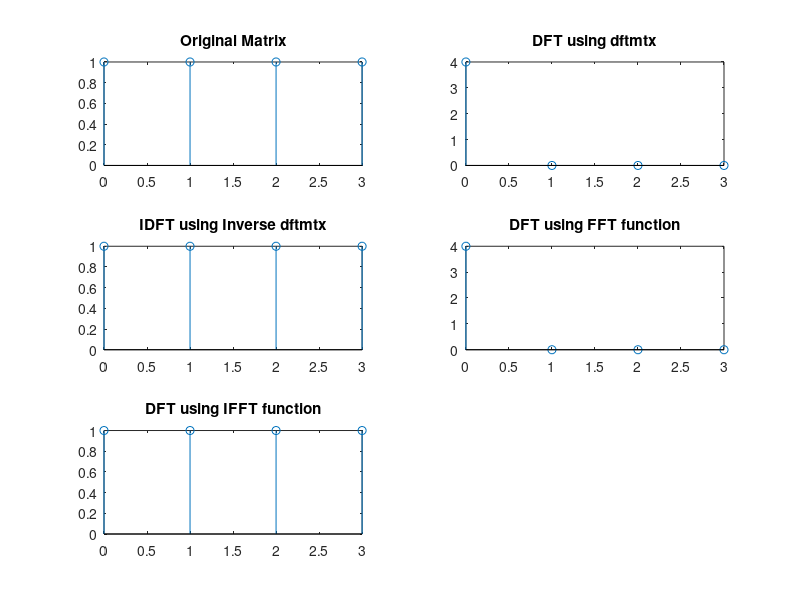

Source code (MATLAB):
%Engineer: Sat Patel
%Computing simple DFT 

x = [ 1  1  1 1 ] ; 
n = 0:3 ; 
subplot(3,2,1) ; 
stem(n,x) ; 
title('Original Matrix') ; 

%DFT Matrix 
dftmatrix4 = dftmtx(4) ; 

DFT_using_dftmtx = x*dftmatrix4 ; 
subplot(3,2,2) ; 
stem(n, DFT_using_dftmtx) ; 
title('DFT using dftmtx') ; 

%Inverse DFT using dftmtx 
inversedftmatrix4 = inv(dftmatrix4) ; 
IDFT_using_inverse_dftmtx = DFT_using_dftmtx*inversedftmatrix4 ; 
subplot(3,2,3) ; 
stem(n, IDFT_using_inverse_dftmtx) ; 
title('IDFT using Inverse dftmtx') ;  


%DFT using fft function 
DFT_using_FFT = fft(x,4) ; 
subplot(3,2,4) ; 
stem(n, DFT_using_FFT) ; 
title('DFT using FFT function') ; 

%IDFT using ifft function 
IDFT_using_IFFT = ifft(DFT_using_FFT, 4) ; 
subplot(3,2,5) ; 
stem(n, IDFT_using_IFFT) ; 
title('DFT using IFFT function') ; 

%Difference between dftmtx and fft 
display(norm(DFT_using_FFT - DFT_using_dftmtx)) ; 